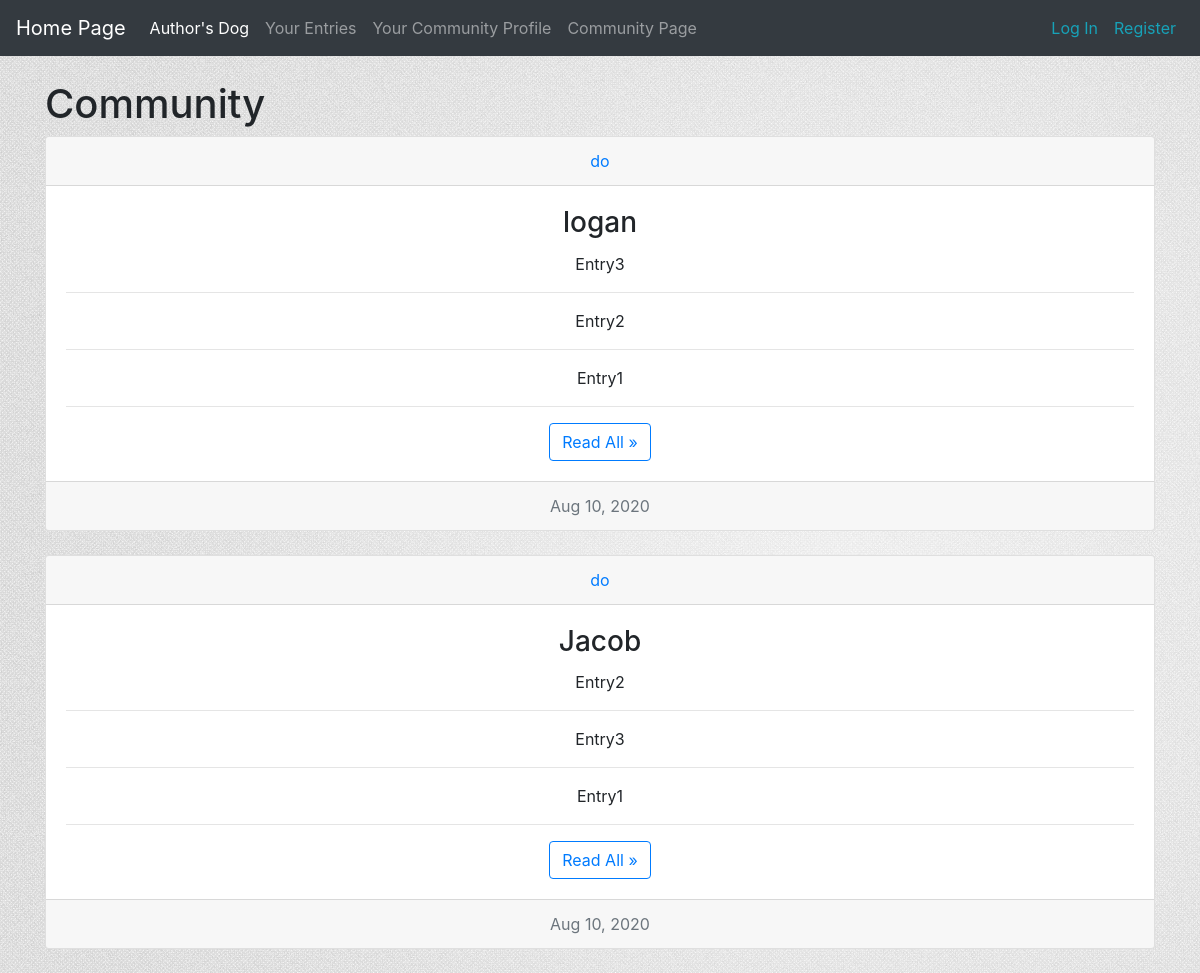
The page /community_page/ on the database as committed earlier.
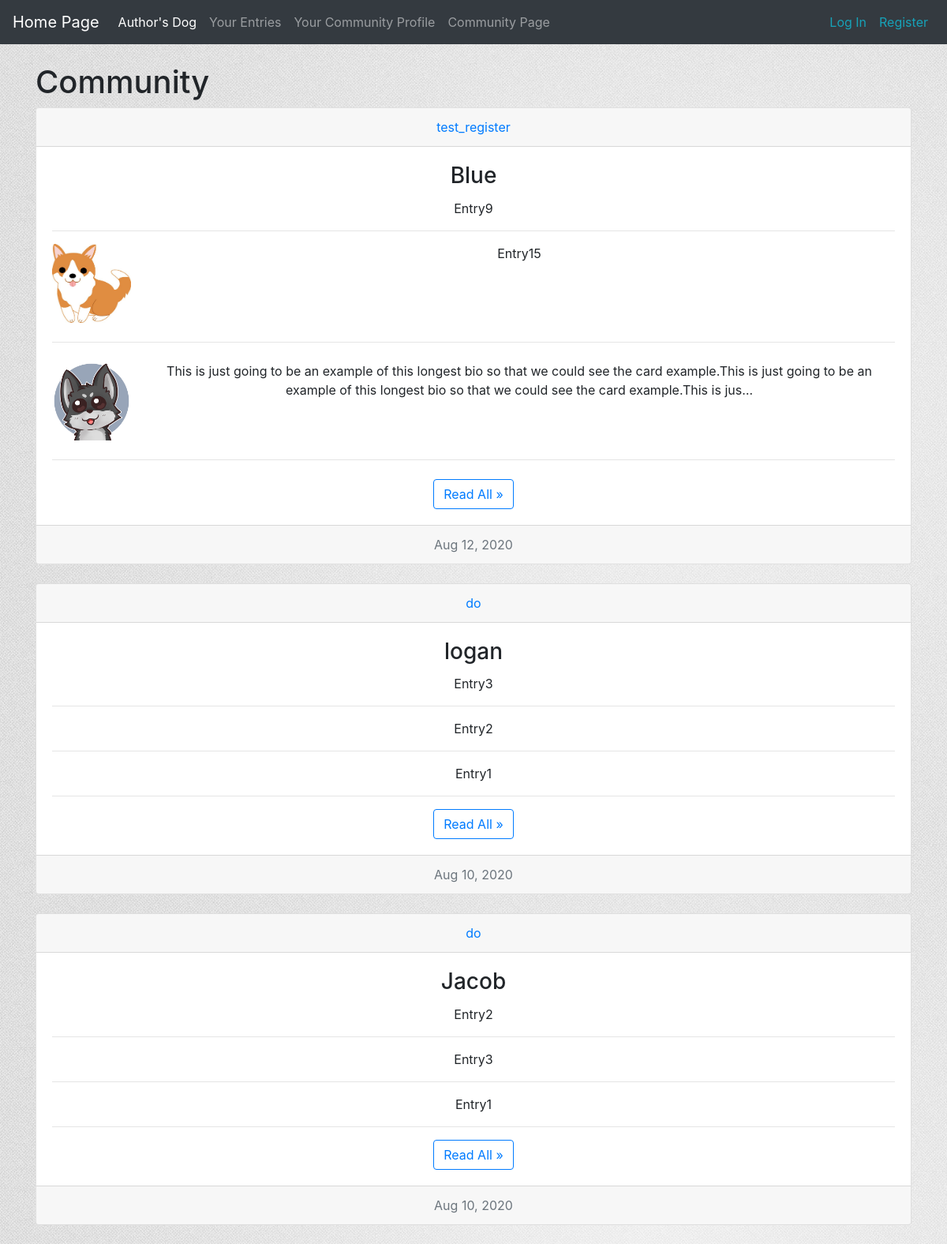
The same page on the database as committed later.
### test_dog_app/models.py (models this page shows, shortened)
class DogName(models.Model):
    owner = models.ForeignKey(User, on_delete=models.CASCADE)
    owner_profile = models.ForeignKey(Profile, on_delete=models.CASCADE, null=False, blank=False)
    name = models.CharField(max_length=70)
    share = models.BooleanField(default=False)
    shared_date = models.DateTimeField(auto_now_add=False, auto_now=False, null=True, blank=False)
    def __str__(self):
        return self.name

class Entry(models.Model):
    dog_name = models.ForeignKey(DogName, on_delete=models.CASCADE, null=False)
    bio_entry = models.TextField()
    dog_photo = models.ImageField(default=None, upload_to='photo_img/', blank=True)
    share = models.BooleanField(default=False)
    date_entry = models.DateTimeField(auto_now_add=True)
    shared_date = models.DateTimeField(auto_now_add=False, auto_now=False, null=True, blank=False)

### test_dog_app/views.py (the view)
# urls.py: path('community_page/', views.community_page, name='community_page'),   # trailing / is required for pagination
def community_page(request):
    shareable_dogs = DogName.objects.filter(share=True).order_by('-shared_date')
    shareable_entries = Entry.objects.filter(share=True).order_by('-shared_date')
    paginator = Paginator(shareable_dogs, 3)    # Set a paginator with the items, number of items per page
    page_number = request.GET.get('page', 1)   # /?page=number NOTE: url must have trailing / to take parameters
    shareable_dogs = paginator.get_page(page_number)    # showcases each 3 or less dogs per page
    context = {'shareable_entries': shareable_entries, 'shareable_dogs':shareable_dogs}
    return render(request, 'community_page.html', context)

### test_dog_app/templates/community_page.html (shortened to what this page needs)
{% extends 'base.html' %}
{% block content %}
<h1>
    Community
</h1>
{% for dog in shareable_dogs.object_list %}
    <div class="card text-center">
        <div class="card-header">
            <a href="{% url 'users:user_profile' dog.owner.id %}">
            {{ dog.owner }}
           </a>
        </div>
        <div class="card-body">
            <h3 class="card-title">{{ dog }}</h3>
            {% for entry in shareable_entries %}
                {% if entry.dog_name == dog %}
                    {% if entry.dog_photo %}
                        <div class="media">
                            <img src="{{ entry.dog_photo.url }}" style="width: 100px; height: 100px"
                                 class="mr-3" alt="dog-photo">
                            <div class="media-body">
                                <p>
                                   {{ entry.bio_entry | linebreaksbr | truncatechars:200 }}
                                </p>
                            </div>
                        </div><hr class="my-4">
                    {% else %}
                        <p>
                           {{ entry.bio_entry | linebreaksbr | truncatechars:200 }}
                        </p><hr class="my-3">
                    {% endif %}
                {% endif %}
            {% endfor %}
        <a class="btn btn-outline-primary" href="{% url 'test_dog_app:full_dog_page' dog.id %}">Read All &raquo</a>
        </div>
        <div class="card-footer text-muted">
            {{ dog.shared_date | date:'M d, Y' }}
        </div>
    </div><br/>
{% endfor %}
{% endblock content %}

Rows that differ between the two databases and show on the page:
now on this page (row edited): DogName: owner "test_register", name "Blue", shared_date "Aug 12, 2020"
added Entry: bio_entry "Entry9", shown under "test_register"
added Entry: dog_photo (picture), bio_entry "Entry15", shown under "test_register"
added Entry: dog_photo (placeholder picture), bio_entry "This is just going to be an example of this longest bio so that we could see the card example.This is just going to be an example of this longest bio so that we could see the card example.This is jus…", shown under "test_register"
